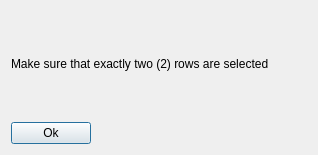
<?xml version="1.0" encoding="UTF-8"?>
<ui version="4.0">
 <class>Dialog</class>
 <widget class="QDialog" name="Dialog">
  <property name="geometry">
   <rect>
    <x>0</x>
    <y>0</y>
    <width>318</width>
    <height>155</height>
   </rect>
  </property>
  <property name="windowTitle">
   <string>Error</string>
  </property>
  <layout class="QVBoxLayout" name="verticalLayout">
   <item>
    <widget class="QLabel" name="label">
     <property name="text">
      <string>Make sure that exactly two (2) rows are selected</string>
     </property>
    </widget>
   </item>
   <item alignment="Qt::AlignLeft">
    <widget class="QPushButton" name="ok_btn">
     <property name="text">
      <string>Ok</string>
     </property>
    </widget>
   </item>
  </layout>
 </widget>
 <resources/>
 <connections/>
</ui>
